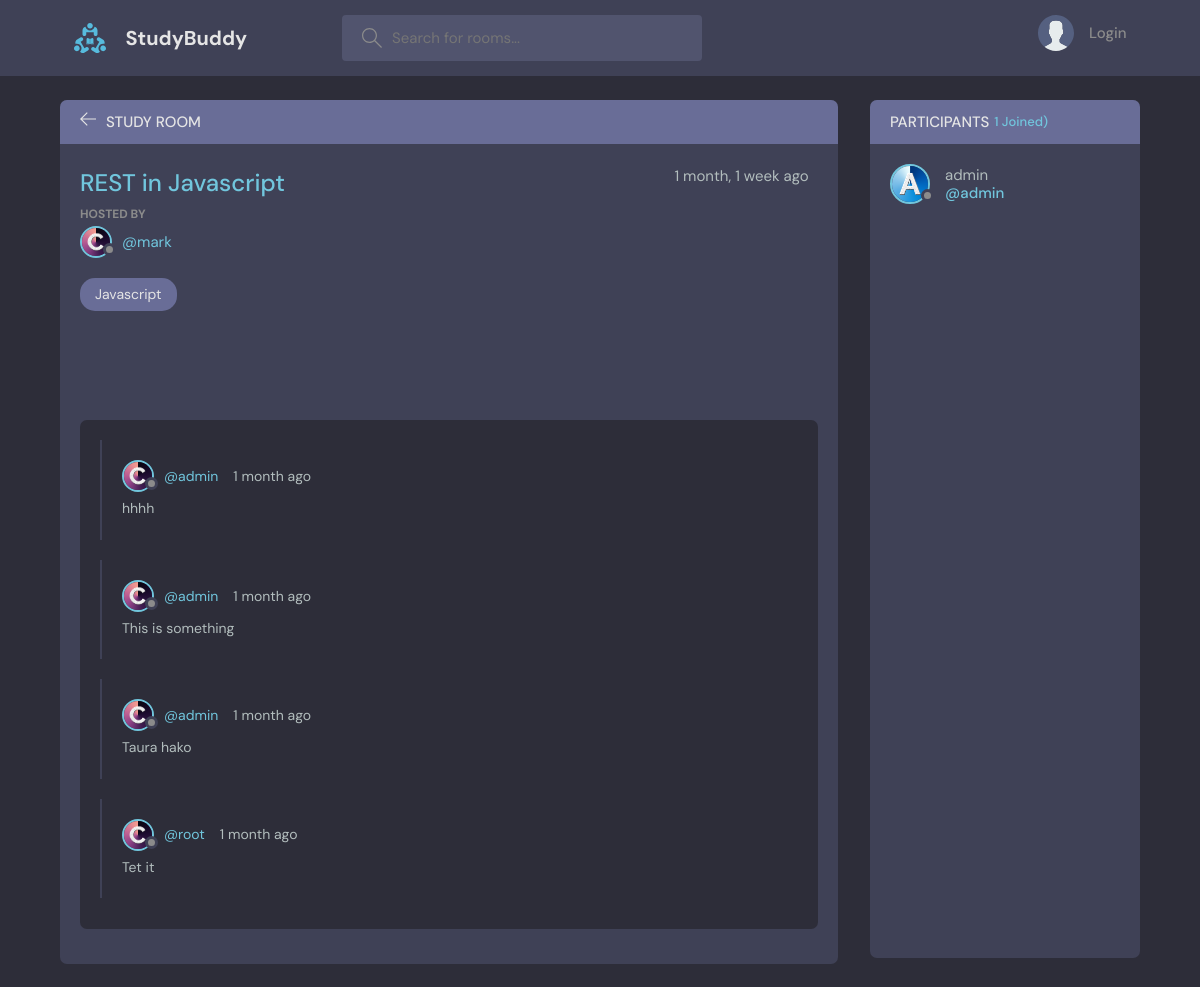
Page /room/3/ on the committed database.
### base/models.py (models this page shows, shortened)
class Room(models.Model):
    host = models.ForeignKey(User, on_delete=models.SET_NULL, null=True)
    topic = models.ForeignKey(Topic, on_delete=models.SET_NULL, null=True)
    name = models.CharField(max_length=200)
    description = models.TextField(null=True, blank=True)
    participants = models.ManyToManyField(User, related_name='participants', blank=True)
    updated = models.DateTimeField(auto_now=True)
    created = models.DateTimeField(auto_now_add=True)
    class Meta:
        ordering = ['-updated', '-created']

class Topic(models.Model):
    name = models.CharField(max_length=200)

class Message(models.Model):
    user = models.ForeignKey(User, on_delete=models.CASCADE)
    room = models.ForeignKey(Room, on_delete=models.CASCADE)
    body = models.TextField()
    updated = models.DateTimeField(auto_now=True)
    created = models.DateTimeField(auto_now_add=True)
    class Meta:
        ordering = ['-updated', '-created']

### base/views.py (the view, shortened to what this page needs)
# urls.py: path('room/<str:pk>/', views.room, name='room'),
def room(request, pk):
    room = Room.objects.get(id= int(pk))
    room_messages = room.message_set.all().order_by('-created')
    participants = room.participants.all()
    context = {
        'room': room,
        'room_messages': room_messages,
        'participants': participants
        }
    return render(request, 'base/room.html', context)

### base/templates/base/room.html (shortened to what this page needs)
{% extends '__layouts/main.html' %}
{% load static %}
{% block content %}
<main class="profile-page layout layout--2">
    <div class="container">
      <div class="room">
        <div class="room__top">
          <div class="room__topLeft">
            <a href="{% url 'home' %}">
              <svg version="1.1" xmlns="http://www.w3.org/2000/svg" width="32" height="32" viewBox="0 0 32 32">
                <title>arrow-left</title>
                <path
                  d="M13.723 2.286l-13.723 13.714 13.719 13.714 1.616-1.611-10.96-10.96h27.625v-2.286h-27.625l10.965-10.965-1.616-1.607z"
                ></path>
              </svg>
            </a>
            <h3>Study Room</h3>
          </div>
        </div>
        <div class="room__box scroll">
          <div class="room__header scroll">
            <div class="room__info">
              <h3>{{ room.name }} </h3>
              <span style="padding-right: 10px;">{{ room.created|timesince }} ago </span>
            </div>
            <div class="room__hosted">
              <p>Hosted By</p>
              <a href="#" class="room__author">
                <div class="avatar avatar--small">
                  <img src="{% static 'img/c.png' %}" />
                </div>
                <span>@{{ room.host.username }}</span>
              </a>
            </div>
            <span class="room__topics">{{ room.topic.name }}</span>
          </div>
          <div class="room__conversation">
            <div class="threads scroll">
                {% for message in room_messages %}
                <div class="thread">
                    <div class="thread__top">
                    <div class="thread__author">
                        <a href="#" class="thread__authorInfo">
                        <div class="avatar avatar--small">
                            <img src="{% static 'img/c.png' %}" />
                        </div>
                        <span>@{{ message.user }}</span>
                        </a>
                        <span class="thread__date">{{ message.created|timesince }} ago</span>
                    </div>
                    </div>
                    <div class="thread__details">
                        {{ message.body }}
                    </div>
                </div>
                {% endfor %}
            </div>
          </div>
        </div>
      </div>
      <div class="participants">
        <h3 class="participants__top">Participants <span>{{ room.participants.all.count }} Joined)</span></h3>
        <div class="participants__list scroll">
            {% for user in participants %}
            <a href="{% url 'user-profile' user.id %}" class="participant">
                <div class="avatar avatar--medium">
                    <img src="{% static 'img/a.png' %}" />
                </div>
                <p>
                    {{ user.username }}
                    <span>@{{ user.username }}</span>
                </p>
            </a>
            {% endfor %}
        </div>
      </div>
    </div>
  </main>
{% endblock %}

### rows in the picture
Room: name "REST in Javascript", created "1 month, 1 week", host.username "mark", topic.name "Javascript", participants.all.count "1"
Message: user "admin", created "1 month", body "hhhh"
Message: user "admin", created "1 month", body "This is something"
Message: user "admin", created "1 month", body "Taura hako"
Message: user "root", created "1 month", body "Tet it"

### other values in the picture
{{ user.username }} "admin"
